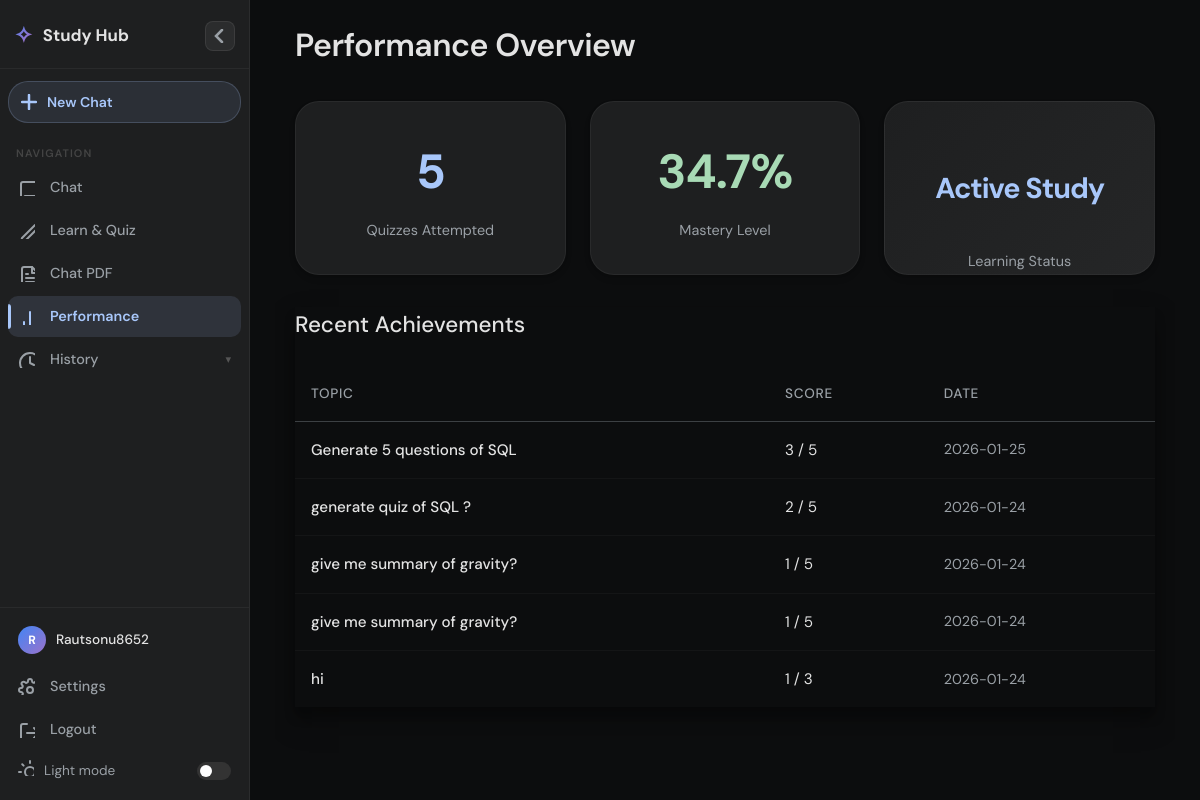
/dashboard (signed in), run on the app's committed database.
### tables this page shows
CREATE TABLE quiz_sessions (
            id INTEGER PRIMARY KEY AUTOINCREMENT,
            user_id INTEGER NOT NULL,
            topic TEXT NOT NULL,
            score INTEGER NOT NULL,
            total_questions INTEGER NOT NULL,
            created_at TIMESTAMP DEFAULT CURRENT_TIMESTAMP,
            FOREIGN KEY (user_id) REFERENCES users (id)
        );

### app.py (the view)
@app.route('/dashboard')
@login_required
def dashboard():
    db = get_db()
    total_quizzes = db.execute('SELECT COUNT(*) FROM quiz_sessions WHERE user_id = ?', (g.user['id'],)).fetchone()[0]
    avg_row = db.execute('SELECT AVG(CAST(score AS FLOAT)/total_questions) FROM quiz_sessions WHERE user_id = ?', (g.user['id'],)).fetchone()
    avg_score = round(avg_row[0] * 100, 1) if avg_row[0] is not None else 0
    recent_quizzes = db.execute('SELECT * FROM quiz_sessions WHERE user_id = ? ORDER BY created_at DESC LIMIT 5', (g.user['id'],)).fetchall()
    return render_template('dashboard.html', total_quizzes=total_quizzes, avg_score=avg_score, recent_quizzes=recent_quizzes)

### app.py (called while the page is built)
def get_db():
    db = getattr(g, '_database', None)
    if db is None:
        db = g._database = sqlite3.connect(DATABASE)
        db.row_factory = sqlite3.Row
    return db

@app.teardown_appcontext
def close_connection(exception):
    db = getattr(g, '_database', None)
    if db is not None:
        db.close()

@app.before_request
def load_logged_in_user():
    g.history_list = []
    g.current_session_id = None
    user_id = session.get('user_id')
    g.user = None
    if user_id:
        g.user = get_db().execute('SELECT * FROM users WHERE id = ?', (user_id,)).fetchone()

def login_required(view):
    from functools import wraps
    @wraps(view)
    def wrapped_view(**kwargs):
        if g.user is None:
            return redirect(url_for('login'))
        return view(**kwargs)
    return wrapped_view

def get_chat_history_list(user_id):
    db = get_db()
    rows = db.execute('''
        SELECT session_id, message, created_at
        FROM chat_logs
        WHERE user_id = ? AND mode = ? AND session_id IS NOT NULL
        GROUP BY session_id
        ORDER BY MIN(created_at) DESC
        LIMIT 30
    ''', (user_id, 'generic_chat')).fetchall()
    return [{'session_id': r['session_id'], 'first_message': r['message'], 'created_at': r['created_at']} for r in rows]

@app.context_processor
def inject_history():
    history_list = []
    current_session_id = None
    if hasattr(g, 'user') and g.user:
        try:
            history_list = get_chat_history_list(g.user['id'])
        except Exception:
            history_list = []
    return dict(history_list=history_list)

### templates/dashboard.html (shortened to what this page needs)
{% extends 'base.html' %}
{% block content %}
<div class="container" style="overflow-y: auto;">
    <h1 style="margin-bottom: 30px; font-weight: 600; letter-spacing: -0.5px;">Performance Overview</h1>
    <div class="stats-grid">
        <div class="stat-card" style="box-shadow: var(--shadow-md); border: 1px solid rgba(255,255,255,0.05);">
            <div class="stat-number">{{ total_quizzes }}</div>
            <div style="color: var(--text-secondary); font-size: 0.9rem; margin-top: 4px;">Quizzes Attempted</div>
        </div>
        <div class="stat-card" style="box-shadow: var(--shadow-md); border: 1px solid rgba(255,255,255,0.05);">
            <div class="stat-number" style="color: var(--success-color);">{{ avg_score }}%</div>
            <div style="color: var(--text-secondary); font-size: 0.9rem; margin-top: 4px;">Mastery Level</div>
        </div>
        <div class="stat-card"
            style="box-shadow: var(--shadow-md); border: 1px solid rgba(255,255,255,0.05); background: linear-gradient(135deg, #1e1f20 0%, #252627 100%);">
            <div class="stat-number"
                style="font-size: 1.8rem; height: 100%; display: flex; align-items: center; justify-content: center;">
                Active Study</div>
            <div style="color: var(--text-secondary); font-size: 0.9rem; margin-top: 4px;">Learning Status</div>
        </div>
    </div>
    <div class="card" style="box-shadow: var(--shadow-lg);">
        <h2 style="margin-bottom: 24px; font-size: 1.4rem; font-weight: 500;">Recent Achievements</h2>
        {% if recent_quizzes %}
        <table>
            <thead>
                <tr>
                    <th style="color: var(--text-secondary); font-weight: 500;">Topic</th>
                    <th style="color: var(--text-secondary); font-weight: 500;">Score</th>
                    <th style="color: var(--text-secondary); font-weight: 500;">Date</th>
                </tr>
            </thead>
            <tbody>
                {% for quiz in recent_quizzes %}
                <tr style="transition: background 0.2s;">
                    <td style="font-weight: 500;">{{ quiz['topic'] }}</td>
                    <td class="{{ 'correct' if quiz['score']/quiz['total_questions'] >= 0.7 else '' }}">
                        <span style="display: flex; align-items: center; gap: 8px;">
                            {{ quiz['score'] }} / {{ quiz['total_questions'] }}
                        </span>
                    </td>
                    <td style="color: var(--text-secondary); font-size: 0.9rem;">{{ quiz['created_at'].split(' ')[0] }}
                    </td>
                </tr>
                {% endfor %}
            </tbody>
        </table>
        {% else %}
        <div style="text-align: center; padding: 40px 0;">
            <p style="color: var(--text-secondary); margin-bottom: 20px;">No learning records found yet.</p>
            <a href="{{ url_for('chat') }}" class="btn btn-primary" style="text-decoration: none;">Start Your First
                Lesson</a>
        </div>
        {% endif %}
    </div>
</div>
{% endblock %}

### static/style.css (style rules this page uses)
:root { --bg-color: #0c0d0e; --sidebar-bg: #1e1f20; --text-color: #e3e3e3; --text-secondary: #9aa0a6; --accent-color: #a8c7fa; --accent-hover: #d2e3fc; --input-bg: #1a1b1c; --border-color: #3c4043; --success-color: #a8dab5; --error-color: #f2b8b5; --message-bg: #2d2e30; --surface-color: #1a1b1c; --glass-bg: rgba(30, 31, 32, 0.7); --shadow-sm: 0 1px 3px rgba(0, 0, 0, 0.12), 0 1px 2px rgba(0, 0, 0, 0.24); --shadow-md: 0 4px 6px rgba(0, 0, 0, 0.1), 0 1px 3px rgba(0, 0, 0, 0.08); --shadow-lg: 0 14px 28px rgba(0, 0, 0, 0.25), 0 10px 10px rgba(0, 0, 0, 0.22); --shadow-inset: inset 0 2px 4px rgba(0, 0, 0, 0.2); }
* { box-sizing: border-box; }
body { margin: 0; font-family: 'Inter', 'Google Sans', 'Roboto', sans-serif; background-color: var(--bg-color); color: var(--text-color); display: flex; height: 100vh; overflow: hidden; line-height: 1.6; -webkit-font-smoothing: antialiased; }
.container { max-width: 900px; width: 100%; margin: 0 auto; padding: 20px; box-sizing: border-box; display: flex; flex-direction: column; height: 100%; }
.stats-grid { display: grid; grid-template-columns: repeat(auto-fit, minmax(260px, 1fr)); gap: 24px; margin-bottom: 32px; }
.stat-card { background-color: var(--sidebar-bg); padding: 32px; border-radius: 24px; text-align: center; border: 1px solid rgba(255, 255, 255, 0.03); transition: all 0.3s cubic-bezier(0.25, 0.8, 0.25, 1); box-shadow: var(--shadow-md); }
.stat-number { font-size: 3rem; color: var(--accent-color); font-weight: 700; margin-bottom: 8px; letter-spacing: -1px; }
table { width: 100%; border-collapse: separate; border-spacing: 0; }
th { padding: 16px; text-align: left; border-bottom: 1px solid var(--border-color); color: var(--text-secondary); font-weight: 500; font-size: 0.85rem; text-transform: uppercase; letter-spacing: 0.05em; }
td { padding: 16px; text-align: left; border-bottom: 1px solid rgba(255, 255, 255, 0.03); font-size: 0.95rem; }
tr:last-child td { border-bottom: none; }

### templates/base.html (style rules this page uses)
*, *::before, *::after { box-sizing: border-box; margin: 0; padding: 0; }
:root { --sidebar-w: 250px; --sidebar-collapsed: 62px; --transition: 0.28s cubic-bezier(0.4, 0, 0.2, 1); --font: 'DM Sans', sans-serif; }
body { font-family: var(--font); background: var(--bg-color, #0c0d0e); color: var(--text-color, #e3e3e3); display: flex; height: 100vh; overflow: hidden; -webkit-font-smoothing: antialiased; }

### data on the page
quiz_sessions: topic "Generate 5 questions of SQL", score "3", total_questions "5", created_at "2026-01-25"
quiz_sessions: topic "generate quiz of SQL ?", score "2", total_questions "5", created_at "2026-01-24"
quiz_sessions: topic "give me summary of gravity?", score "1", total_questions "5", created_at "2026-01-24"
quiz_sessions: topic "give me summary of gravity?", score "1", total_questions "5", created_at "2026-01-24"
quiz_sessions: topic "hi", score "1", total_questions "3", created_at "2026-01-24"

### other printed values
{{ name_part[0].upper() }} "R"
{{ name_part | capitalize }} "Rautsonu8652"
{{ total_quizzes }} "5"
{{ avg_score }} "34.7"
